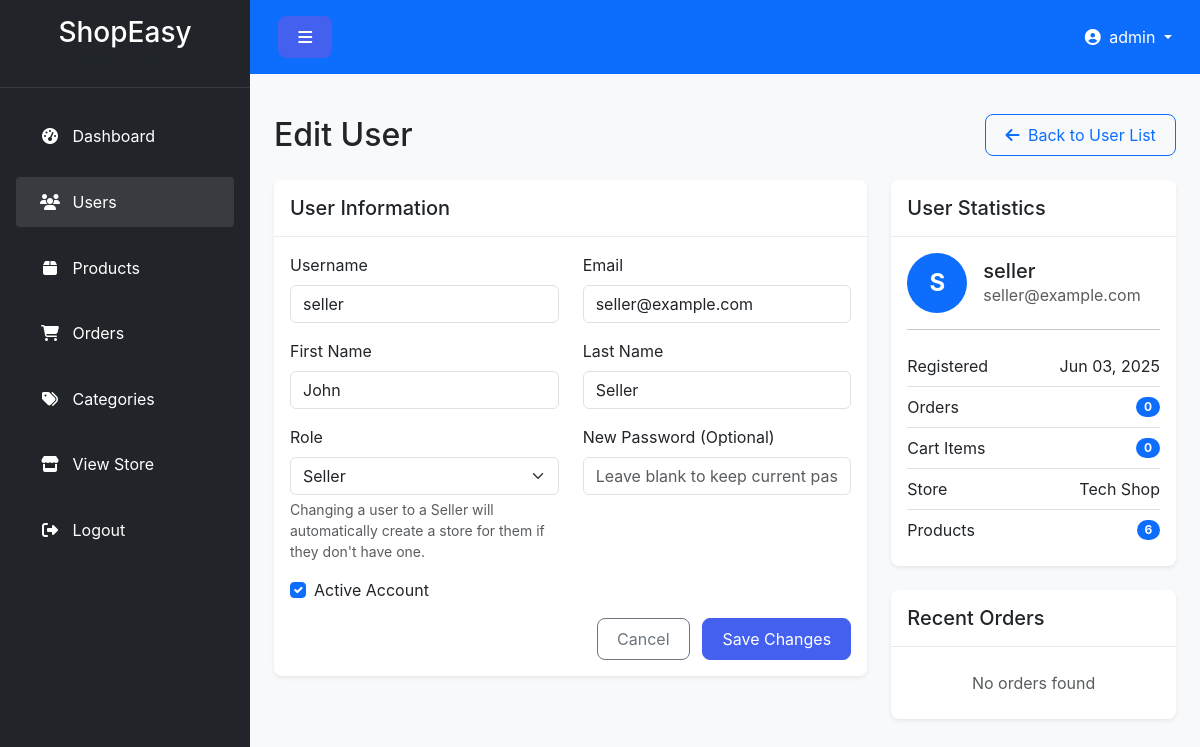
The app's page /admin/users/2 (signed in) with its own data.
### app/models.py (models this page shows, shortened)
class User(db.Model, UserMixin):
    id = db.Column(db.Integer, primary_key=True)
    username = db.Column(db.String(50), unique=True, nullable=False)
    email = db.Column(db.String(120), unique=True, nullable=False)
    password_hash = db.Column(db.String(128))
    first_name = db.Column(db.String(50))
    last_name = db.Column(db.String(50))
    address = db.Column(db.String(200))
    city = db.Column(db.String(50))
    state = db.Column(db.String(50))
    zip_code = db.Column(db.String(20))
    phone = db.Column(db.String(20))
    date_registered = db.Column(db.DateTime, default=datetime.utcnow)
    role = db.Column(db.Enum(UserRole), default=UserRole.CUSTOMER)
    is_active = db.Column(db.Boolean, default=True)
    store = db.relationship('Store', backref='owner', uselist=False, lazy=True)
    orders = db.relationship('Order', backref='customer', lazy=True)
    cart_items = db.relationship('CartItem', backref='user', lazy=True,
                                cascade='all, delete-orphan')

class Store(db.Model):
    id = db.Column(db.Integer, primary_key=True)
    name = db.Column(db.String(100), nullable=False)
    description = db.Column(db.Text)
    logo = db.Column(db.String(100), default='default_store.jpg')
    user_id = db.Column(db.Integer, db.ForeignKey('user.id'), nullable=False)
    date_created = db.Column(db.DateTime, default=datetime.utcnow)
    is_active = db.Column(db.Boolean, default=True)
    products = db.relationship('Product', backref='store', lazy=True)

### app/routes/admin.py (the view, shortened to what this page needs)
@admin.route('/admin/users/<int:user_id>', methods=['GET', 'POST'])
@login_required
@admin_required
def user_edit(user_id):
    user = User.query.get_or_404(user_id)
    return render_template('admin/user_edit.html',
                          title='Edit User',
                          user=user)

### app/models.py (called while the page is built)
@login_manager.user_loader
def load_user(user_id):
    return User.query.get(int(user_id))

### app/routes/admin.py (called while the page is built)
def admin_required(f):
    @wraps(f)
    def decorated_function(*args, **kwargs):
        if not current_user.is_authenticated or current_user.role != UserRole.ADMIN:
            abort(403)
        return f(*args, **kwargs)
    return decorated_function

### app/templates/admin/user_edit.html (shortened to what this page needs)
{% extends "admin/base.html" %}
{% block content %}
<div class="d-flex justify-content-between align-items-center mb-4">
    <h1 class="h2 mb-0">Edit User</h1>
    <a href="{{ url_for('admin.user_list') }}" class="btn btn-outline-primary">
        <i class="fas fa-arrow-left me-1"></i> Back to User List
    </a>
</div>
<div class="row">
    <div class="col-lg-8">
        <div class="card border-0 shadow-sm mb-4">
            <div class="card-header bg-white py-3">
                <h5 class="mb-0">User Information</h5>
            </div>
            <div class="card-body">
                <form method="POST" action="{{ url_for('admin.user_edit', user_id=user.id) }}">
                    <div class="row mb-3">
                        <div class="col-md-6">
                            <label for="username" class="form-label">Username</label>
                            <input type="text" class="form-control" id="username" name="username" value="{{ user.username }}" required>
                        </div>
                        <div class="col-md-6">
                            <label for="email" class="form-label">Email</label>
                            <input type="email" class="form-control" id="email" name="email" value="{{ user.email }}" required>
                        </div>
                    </div>
                    <div class="row mb-3">
                        <div class="col-md-6">
                            <label for="first_name" class="form-label">First Name</label>
                            <input type="text" class="form-control" id="first_name" name="first_name" value="{{ user.first_name or '' }}">
                        </div>
                        <div class="col-md-6">
                            <label for="last_name" class="form-label">Last Name</label>
                            <input type="text" class="form-control" id="last_name" name="last_name" value="{{ user.last_name or '' }}">
                        </div>
                    </div>
                    <div class="row mb-3">
                        <div class="col-md-6">
                            <label for="role" class="form-label">Role</label>
                            <select class="form-select" id="role" name="role">
                                <option value="seller" {% if user.role.name == 'SELLER' %}selected{% endif %}>Seller</option>
                            </select>
                            <div class="form-text">
                                Changing a user to a Seller will automatically create a store for them if they don't have one.
                            </div>
                        </div>
                        <div class="col-md-6">
                            <label for="new_password" class="form-label">New Password (Optional)</label>
                            <input type="password" class="form-control" id="new_password" name="new_password" placeholder="Leave blank to keep current password">
                        </div>
                    </div>
                    <div class="mb-3">
                        <div class="form-check">
                            <input class="form-check-input" type="checkbox" id="is_active" name="is_active" {% if user.is_active %}checked{% endif %}>
                            <label class="form-check-label" for="is_active">
                                Active Account
                            </label>
                        </div>
                    </div>
                    <div class="text-end">
                        <a href="{{ url_for('admin.user_list') }}" class="btn btn-outline-secondary me-2">Cancel</a>
                        <button type="submit" class="btn btn-primary">Save Changes</button>
                    </div>
                </form>
            </div>
        </div>
    </div>
    <div class="col-lg-4">
        <div class="card border-0 shadow-sm mb-4">
            <div class="card-header bg-white py-3">
                <h5 class="mb-0">User Statistics</h5>
            </div>
            <div class="card-body">
                <div class="d-flex align-items-center mb-3">
                    <div class="avatar-circle bg-primary text-white me-3" style="width: 60px; height: 60px; font-size: 24px;">
                        {{ user.username[0].upper() }}
                    </div>
                    <div>
                        <h5 class="mb-0">{{ user.username }}</h5>
                        <p class="text-muted mb-0">{{ user.email }}</p>
                    </div>
                </div>
                <hr>
                <ul class="list-group list-group-flush">
                    <li class="list-group-item d-flex justify-content-between align-items-center px-0">
                        <span>Registered</span>
                        <span>{{ user.date_registered.strftime('%b %d, %Y') }}</span>
                    </li>
                    <li class="list-group-item d-flex justify-content-between align-items-center px-0">
                        <span>Orders</span>
                        <span class="badge bg-primary rounded-pill">{{ user.orders|length }}</span>
                    </li>
                    <li class="list-group-item d-flex justify-content-between align-items-center px-0">
                        <span>Cart Items</span>
                        <span class="badge bg-primary rounded-pill">{{ user.cart_items|length }}</span>
                    </li>
                    {% if user.role.name == 'SELLER' and user.store %}
                    <li class="list-group-item d-flex justify-content-between align-items-center px-0">
                        <span>Store</span>
                        <span>{{ user.store.name }}</span>
                    </li>
                    <li class="list-group-item d-flex justify-content-between align-items-center px-0">
                        <span>Products</span>
                        <span class="badge bg-primary rounded-pill">{{ user.store.products|length }}</span>
                    </li>
                    {% endif %}
                </ul>
            </div>
        </div>
        <div class="card border-0 shadow-sm">
            <div class="card-header bg-white py-3">
                <h5 class="mb-0">Recent Orders</h5>
            </div>
            <div class="card-body p-0">
                {% if user.orders %}
                <div class="list-group list-group-flush">
                    {% for order in user.orders[:5] %}
                    <a href="{{ url_for('admin.order_detail', order_id=order.id) }}" class="list-group-item list-group-item-action">
                        <div class="d-flex w-100 justify-content-between">
                            <h6 class="mb-1">Order #{{ order.id }}</h6>
                            <small>{{ order.order_date.strftime('%b %d') }}</small>
                        </div>
                        <p class="mb-1">${{ "%.2f"|format(order.total_price) }}</p>
                        <small>
                            {% if order.status == 'pending' %}
                            <span class="badge bg-warning text-dark">Pending</span>
                            {% elif order.status == 'paid' %}
                            <span class="badge bg-success">Paid</span>
                            {% elif order.status == 'shipped' %}
                            <span class="badge bg-info">Shipped</span>
                            {% elif order.status == 'delivered' %}
                            <span class="badge bg-primary">Delivered</span>
                            {% else %}
                            <span class="badge bg-secondary">{{ order.status }}</span>
                            {% endif %}
                        </small>
                    </a>
                    {% endfor %}
                </div>
                {% else %}
                <div class="text-center py-4">
                    <p class="text-muted mb-0">No orders found</p>
                </div>
                {% endif %}
            </div>
        </div>
    </div>
</div>
{% endblock %}

### app/templates/admin/base.html (shortened to what this page needs)
<!DOCTYPE html>
<html lang="en">
<head>
    <link rel="stylesheet" href="https://cdnjs.cloudflare.com/ajax/libs/bootstrap/5.3.0/css/bootstrap.min.css">
    <link rel="stylesheet" href="https://cdnjs.cloudflare.com/ajax/libs/font-awesome/6.4.0/css/all.min.css">
    <link rel="stylesheet" href="{{ url_for('static', filename='css/admin.css') }}">
</head>
<body>
    <div class="wrapper">
        <nav id="sidebar" class="bg-dark text-white">
            <div class="sidebar-header p-3 text-center">
                <h3 class="text-white mb-0">ShopEasy</h3>
                <p class="text-muted small mb-0">Admin Panel</p>
            </div>
            <ul class="list-unstyled components p-3">
                <li class="{% if request.endpoint == 'admin.dashboard' %}active{% endif %}">
                    <a href="{{ url_for('admin.dashboard') }}" class="nav-link text-white">
                        <i class="fas fa-tachometer-alt me-2"></i> Dashboard
                    </a>
                </li>
                <li class="{% if 'admin.user' in request.endpoint %}active{% endif %}">
                    <a href="{{ url_for('admin.user_list') }}" class="nav-link text-white">
                        <i class="fas fa-users me-2"></i> Users
                    </a>
                </li>
                <li class="{% if 'admin.product' in request.endpoint %}active{% endif %}">
                    <a href="{{ url_for('admin.product_list') }}" class="nav-link text-white">
                        <i class="fas fa-box me-2"></i> Products
                    </a>
                </li>
                <li class="{% if 'admin.order' in request.endpoint %}active{% endif %}">
                    <a href="{{ url_for('admin.order_list') }}" class="nav-link text-white">
                        <i class="fas fa-shopping-cart me-2"></i> Orders
                    </a>
                </li>
                <li class="{% if 'admin.category' in request.endpoint %}active{% endif %}">
                    <a href="{{ url_for('admin.category_list') }}" class="nav-link text-white">
                        <i class="fas fa-tags me-2"></i> Categories
                    </a>
                </li>
                <li>
                    <a href="{{ url_for('main.home') }}" class="nav-link text-white" target="_blank">
                        <i class="fas fa-store me-2"></i> View Store
                    </a>
                </li>
                <li>
                    <a href="{{ url_for('auth.logout') }}" class="nav-link text-white">
                        <i class="fas fa-sign-out-alt me-2"></i> Logout
                    </a>
                </li>
            </ul>
        </nav>
        <div id="content" class="bg-light">
            <nav class="navbar navbar-expand-lg navbar-dark bg-primary p-3">
                <div class="container-fluid">
                    <button type="button" id="sidebarCollapse" class="btn btn-primary">
                        <i class="fas fa-bars"></i>
                    </button>
                    <div class="ms-auto d-flex align-items-center">
                        <div class="dropdown">
                            <a class="nav-link dropdown-toggle text-white" href="#" id="navbarDropdown" role="button" data-bs-toggle="dropdown" aria-expanded="false">
                                <i class="fas fa-user-circle me-1"></i> {{ current_user.username }}
                            </a>
                        </div>
                    </div>
                </div>
            </nav>
            <div class="container-fluid p-4">
                {% block content %}{% endblock %}
            </div>
        </div>
    </div>
</body>
</html>

### app/static/css/admin.css (style rules this page uses)
:root { --primary-color: #4361ee; --secondary-color: #3f37c9; --success-color: #4caf50; --warning-color: #ff9800; --danger-color: #f44336; --info-color: #2196f3; --light-color: #f8f9fa; --dark-color: #212529; --gray-color: #6c757d; --gray-light-color: #e9ecef; --border-radius: 0.5rem; --box-shadow: 0 0.5rem 1rem rgba(0, 0, 0, 0.15); --transition: all 0.3s ease; }
body { font-family: 'Poppins', -apple-system, BlinkMacSystemFont, 'Segoe UI', Roboto, Oxygen, Ubuntu, Cantarell, 'Open Sans', 'Helvetica Neue', sans-serif; background-color: #f5f7fa; min-height: 100vh; }
.wrapper { display: flex; width: 100%; align-items: stretch; }
#sidebar { min-width: 250px; max-width: 250px; min-height: 100vh; transition: var(--transition); position: sticky; top: 0; z-index: 1000; }
#sidebar .sidebar-header { padding: 1.5rem 1rem; border-bottom: 1px solid rgba(255, 255, 255, 0.1); }
#sidebar ul.components { padding: 0; }
#sidebar ul li { padding: 0.5rem 0; }
#sidebar ul li a { padding: 0.8rem 1.5rem; display: block; border-radius: 0.25rem; transition: var(--transition); }
#sidebar ul li a:hover, #sidebar ul li.active > a { background-color: rgba(255, 255, 255, 0.1); }
#sidebar ul li a i { width: 20px; text-align: center; margin-right: 10px; }
#content { width: 100%; min-height: 100vh; transition: var(--transition); }
.avatar-circle { width: 40px; height: 40px; border-radius: 50%; display: flex; align-items: center; justify-content: center; font-weight: bold; font-size: 16px; }
.card { border-radius: var(--border-radius); border: none; overflow: hidden; transition: var(--transition); }
.card-header { border-bottom: 1px solid rgba(0, 0, 0, 0.08); }
.shadow-sm { box-shadow: 0 0.125rem 0.25rem rgba(0, 0, 0, 0.075) !important; }
.btn { border-radius: var(--border-radius); padding: 0.5rem 1.2rem; transition: var(--transition); }
.btn-primary { background-color: var(--primary-color); border-color: var(--primary-color); }

### records on screen
User: username "admin"
User: username "seller", email "seller@example.com", first_name "John", last_name "Seller", role "Seller", is_active "☑", username "S", date_registered "Jun 03, 2025"
Store: store.name "Tech Shop"

### other values on screen
{{ user.orders|length }} "0"
{{ user.cart_items|length }} "0"
{{ user.store.products|length }} "6"
